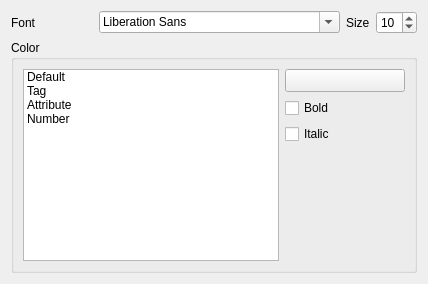
                    <widget class="QWidget" name="tab_2">
                     <attribute name="title">
                      <string>HTML</string>
                     </attribute>
                     <layout class="QGridLayout" name="gridLayout_14">
                      <item row="0" column="0">
                       <layout class="QHBoxLayout" name="horizontalLayout_40">
                        <item>
                         <widget class="QLabel" name="label_42">
                          <property name="text">
                           <string>Font</string>
                          </property>
                         </widget>
                        </item>
                        <item>
                         <spacer name="horizontalSpacer_48">
                          <property name="orientation">
                           <enum>Qt::Horizontal</enum>
                          </property>
                          <property name="sizeHint" stdset="0">
                           <size>
                            <width>40</width>
                            <height>20</height>
                           </size>
                          </property>
                         </spacer>
                        </item>
                        <item>
                         <widget class="QFontComboBox" name="mFontComboCodeEditorHTML">
                          <property name="minimumSize">
                           <size>
                            <width>241</width>
                            <height>0</height>
                           </size>
                          </property>
                         </widget>
                        </item>
                        <item>
                         <widget class="QLabel" name="label_44">
                          <property name="text">
                           <string>Size</string>
                          </property>
                         </widget>
                        </item>
                        <item>
                         <widget class="QSpinBox" name="mFontSizeCodeEditorHTML">
                          <property name="minimum">
                           <number>4</number>
                          </property>
                          <property name="maximum">
                           <number>20</number>
                          </property>
                          <property name="value">
                           <number>10</number>
                          </property>
                         </widget>
                        </item>
                       </layout>
                      </item>
                      <item row="1" column="0">
                       <widget class="QgsCollapsibleGroupBox" name="groupBox_29">
                        <property name="title">
                         <string>Color</string>
                        </property>
                        <layout class="QGridLayout" name="gridLayout_31">
                         <item row="0" column="0">
                          <widget class="QListWidget" name="mListWidgetCodeEditorColorHTML">
                           <item>
                            <property name="text">
                             <string>Default</string>
                            </property>
                           </item>
                           <item>
                            <property name="text">
                             <string>Tag</string>
                            </property>
                           </item>
                           <item>
                            <property name="text">
                             <string>Attribute</string>
                            </property>
                           </item>
                           <item>
                            <property name="text">
                             <string>Number</string>
                            </property>
                           </item>
                          </widget>
                         </item>
                         <item row="0" column="1">
                          <widget class="QFrame" name="mLayoutColorHTML">
                           <property name="frameShape">
                            <enum>QFrame::NoFrame</enum>
                           </property>
                           <property name="frameShadow">
                            <enum>QFrame::Raised</enum>
                           </property>
                           <layout class="QGridLayout" name="gridLayout_33">
                            <property name="margin">
                             <number>0</number>
                            </property>
                            <item row="0" column="0">
                             <layout class="QVBoxLayout" name="verticalLayout_43">
                              <item>
                               <widget class="QgsColorButtonV2" name="mColorCodeEditorHTML">
                                <property name="minimumSize">
                                 <size>
                                  <width>120</width>
                                  <height>0</height>
                                 </size>
                                </property>
                                <property name="text">
                                 <string/>
                                </property>
                               </widget>
                              </item>
                              <item>
                               <widget class="QCheckBox" name="mCheckBoxBoldCodeEditor_3">
                                <property name="text">
                                 <string>Bold</string>
                                </property>
                               </widget>
                              </item>
                              <item>
                               <widget class="QCheckBox" name="mCheckBoxItalicCodeEditor_3">
                                <property name="text">
                                 <string>Italic</string>
                                </property>
                               </widget>
                              </item>
                              <item>
                               <spacer name="verticalSpacer_16">
                                <property name="orientation">
                                 <enum>Qt::Vertical</enum>
                                </property>
                                <property name="sizeHint" stdset="0">
                                 <size>
                                  <width>20</width>
                                  <height>40</height>
                                 </size>
                                </property>
                               </spacer>
                              </item>
                             </layout>
                            </item>
                           </layout>
                          </widget>
                         </item>
                        </layout>
                       </widget>
                      </item>
                     </layout>
                    </widget>
